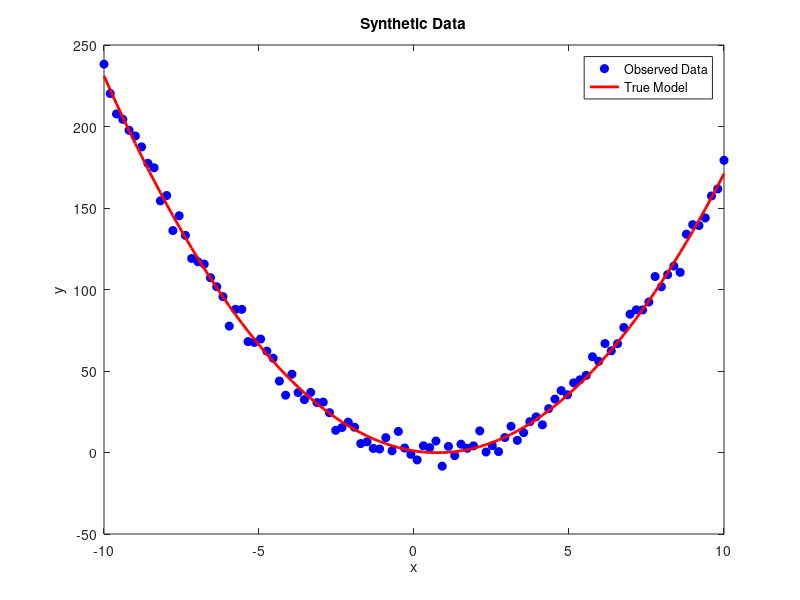

Recreate this plot in MATLAB. (Note: this script raises an error after producing the figure.)
% Synthetic Data Generation
% Let's consider a simple quadratic equation: y = ax^2 + bx + c
a = 2;
b = -3;
c = 1;

% Generate synthetic data with noise
x = linspace(-10, 10, 100);
y_true = a * x.^2 + b * x + c;
noise = 5 * randn(size(x));
y_observed = y_true + noise;

% Plot the synthetic data
figure;
plot(x, y_observed, 'bo', 'MarkerFaceColor', 'b');
hold on;
plot(x, y_true, 'r', 'LineWidth', 2);
xlabel('x');
ylabel('y');
title('Synthetic Data');
legend('Observed Data', 'True Model');

% Define Objective Function (Cost Function)
objective_function = @(params) sum((params(1) * x.^2 + params(2) * x + params(3) - y_observed).^2);

% Global Optimization (Simulated Annealing)
options = optimoptions(@simulannealbnd, 'Display', 'iter');
lb = [-10, -10, -10];  % Lower bounds for parameters
ub = [10, 10, 10];     % Upper bounds for parameters
initial_guess = [1, 1, 1];  % Initial guess for parameters

[params_optimized, fval] = simulannealbnd(objective_function, initial_guess, lb, ub, options);

% Plot the optimized model
y_optimized = params_optimized(1) * x.^2 + params_optimized(2) * x + params_optimized(3);
plot(x, y_optimized, 'g', 'LineWidth', 2);
legend('Observed Data', 'True Model', 'Optimized Model');
hold off;

disp('Optimized Parameters:');
disp(params_optimized);
disp(['Optimized Cost (RSS): ', num2str(fval)]);
